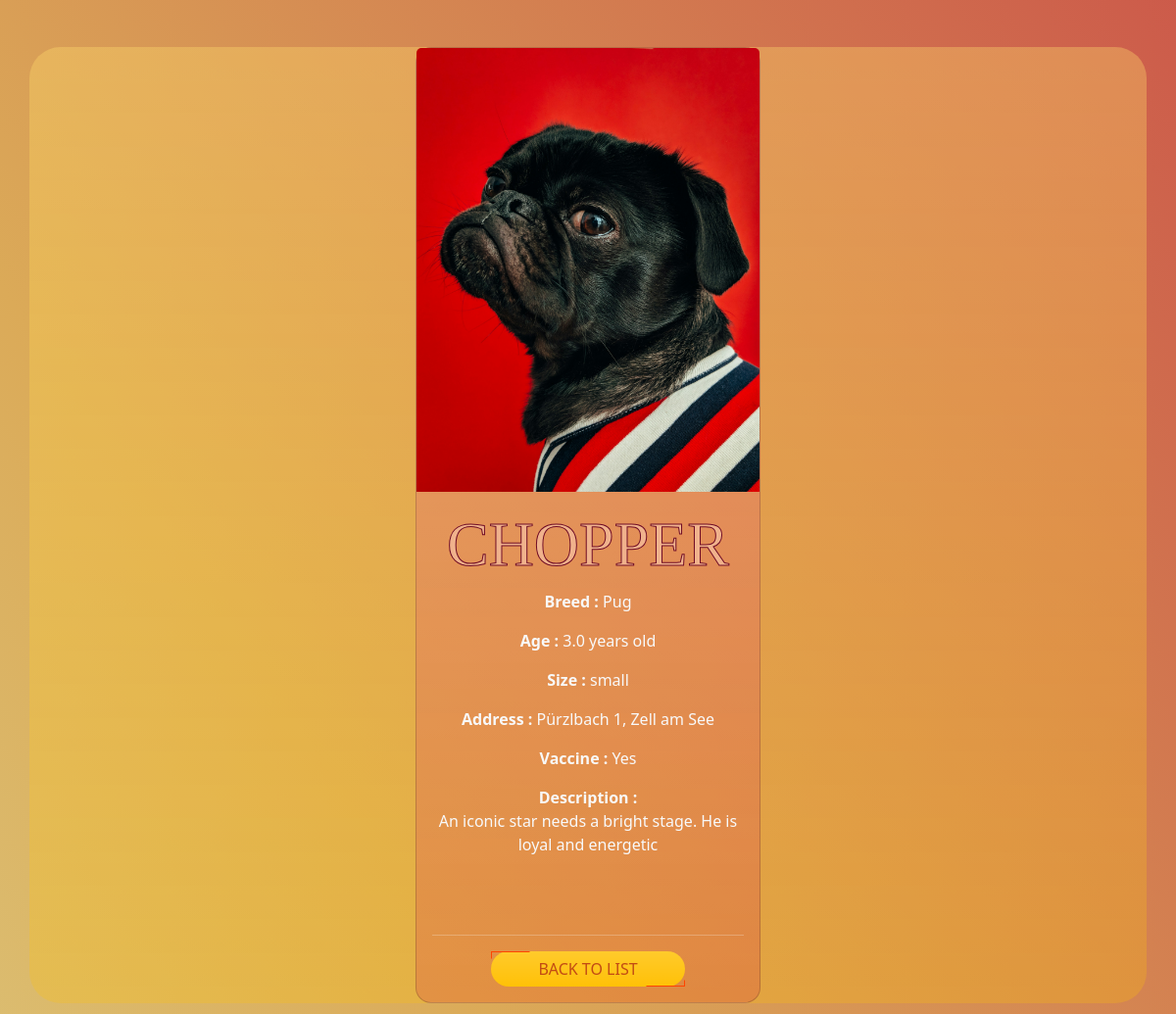
Page /admin/detailsAdm.php?id=7 (signed in) on the committed database.
### tables this page shows
CREATE TABLE `animals` (
  `animalId` int(11) NOT NULL,
  `name` varchar(100) NOT NULL,
  `breed` varchar(50) NOT NULL,
  `image` varchar(255) DEFAULT NULL,
  `address_anim` varchar(100) NOT NULL,
  `description` text DEFAULT NULL,
  `size` varchar(10) NOT NULL,
  `age` decimal(2,1) DEFAULT NULL,
  `vaccinated` varchar(10) NOT NULL,
  `status_anim` varchar(15) NOT NULL
);

### admin/detailsAdm.php (the view, shortened to what this page needs)
<?php
require_once "../components/db_connect.php";
$id = $_GET['id'];
$sql = "SELECT * FROM `animals` WHERE animalId = {$id}";
$result = mysqli_query($connect, $sql);
$layout = '';
if (mysqli_num_rows($result) > 0) {
    $row = mysqli_fetch_assoc($result);
    $layout = "
    <div class ='text-center d-flex align-items-center my-5 px-5'>
        <div class='card mx-auto rounded-4 bg-danger bg-opacity-25 bg-gradient text-light' style='width: 22rem; height:auto'>
            <img src='../img/{$row['image']}' class='card-img-top' alt='image of {$row['name']}'>
            <div class='card-body'>
                <h5 class='card-title display-3'>{$row['name']}</h5>
                <p class='card-text'><strong>Breed : </strong>{$row['breed']}</p>
                 <p class='card-text'> <strong>Age :</strong> {$row['age']} years old</p>
                  <p class='card-text'><strong>Size : </strong>{$row['size']}</p>
                <p class='card-text'><strong>Address :</strong> {$row['address_anim']}</p>
                  <p class='card-text'><strong>Vaccine :</strong> {$row['vaccinated']}</p>
                <p class='card-text'><strong>Description :<br></strong> {$row['description']}</p>
                <br>
                <br>
                <hr>
                <div class = 'd-flex justify-content-around  text-center'>
                <br>
                <a href='dashboard.php' class='btn btn-warning bg-gradient border-danger rounded-5 border-3 px-5 mx-auto'>Back to list</a>
                 </div>
            </div>
        </div>
    </div>";
} else {
    echo "Dish n°{$id} not found.";
}
?>
<!DOCTYPE html>
<html lang="en">
<head>
    <link href="https://cdn.jsdelivr.net/npm/bootstrap@5.3.3/dist/css/bootstrap.min.css" rel="stylesheet">
    <link rel="stylesheet" href="/style.css">
</head>
<body>
    <div class="container mx-auto bg-warning bg-gradient bg-opacity-25 rounded-5" id="contDet">
        <?= $layout ?>
    </div>
</body>
</html>

### style.css (style rules this page uses)
* { margin: 0; padding: 0; }
h5 { font-family: 'Mocha'; color: #f0b28c !important; -webkit-text-stroke: #700d26 1px !important; text-transform: uppercase; font-size: 2rem; }
.btn { position: relative; color: #c24b14; border: none; text-transform: uppercase; z-index: 2; }
.btn:before, .btn:after { position: absolute; content: ""; width: 20%; height: 20%; border: 1px solid; z-index: -1; transition: all 0.3s ease; }
.btn:before { top: 0; left: 0; border-bottom-color: transparent; border-right-color: transparent; border-top-color: orangered; border-left-color: orangered; }
.btn:after { bottom: 0; right: 0; border-top-color: transparent; border-left-color: transparent; border-bottom-color: orangered; border-right-color: orangered; }
.card { height: 40rem; object-fit: co; }

### rows in the picture
animals: image (picture), name "CHOPPER", breed "Pug", age "3.0", size "small", address_anim "Pürzlbach 1, Zell am See", vaccinated "Yes", description "An iconic star needs a bright stage. He is loyal and energetic"
